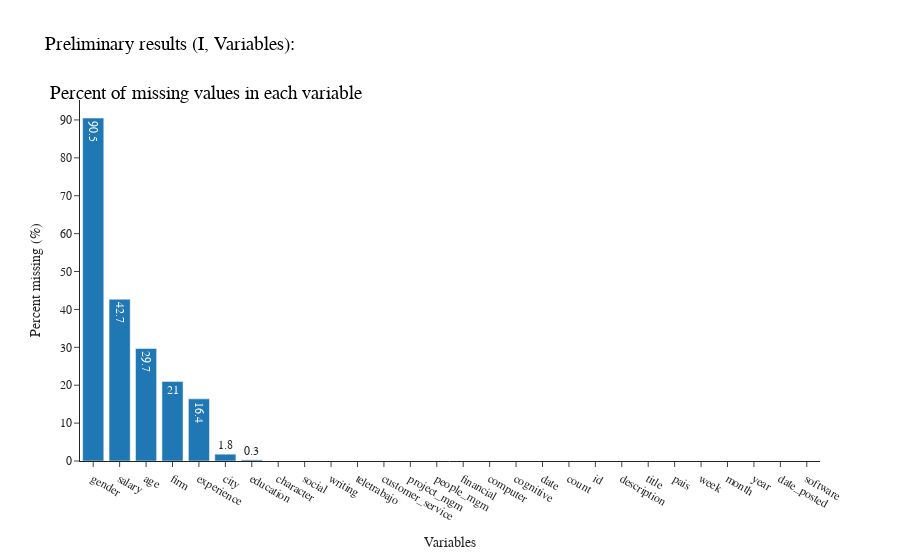

Source (notebook cell):
### Markdown cell above
<table border="1">
<h2 align = "left"> Methods (II: staging the analysis) </h2>
<tr>
    <img src="methods.png" width="400" align = "right">
 </tr>
 <tr>
 </tr>
<br>
<br>
&#9679; Data wrangling and descriptive stats(numpy, pandas, etc.).


&#9679; ML Pipeline (scikit-learn models: KNN, RF, LM, LS, SVM).


&#9679; Post-estimation visuals as a second step (ggplot, plotly, seaborn, etc.).

### Code cell
# An overview of the relational datasets: Guatemala.
import pandas as pd
import plotly.express as px
from plotly.offline import plot, init_notebook_mode, iplot
df = pd.read_csv(r'C:\Users\unily\Documents\Georgetown\PPOL 564 - Intro to Data Science\project\PPOL564_Final_Project_Fall_2021\gt.csv')[0:40000]
#Create df of missing values by variable
df_merged_pctna = (df.isnull().sum() * 100 / len(df)).round(1).sort_values(ascending = False)
# create missing values' bar graph
fig = px.bar(df_merged_pctna, x=df_merged_pctna.index.values, y=df_merged_pctna,
             template="simple_white", text = df_merged_pctna,
             title= 'Preliminary results (I, Variables): <br>  <br> Percent of missing values in each variable')
fig.update_layout(showlegend=False,
                xaxis_title="Variables",
                yaxis_title="Percent missing (%)",
                font_family="Arial",
                title_font_family="Arial Black",
                yaxis_title_font_family ="Arial Black",
                xaxis_title_font_family ="Arial Black",
                title_font_color="black",
                title_font_size=19,
                legend_title_font_color="green")

iplot(fig)

### Figure 1 — Plotly figure (JSON) as saved in the notebook; plotly's stock layout.template omitted (floating-point values rounded to 4 significant figures)
{"data": [{"alignmentgroup": "True", "hovertemplate": "x=%{x}<br>y=%{y}<br>text=%{text}<extra></extra>", "legendgroup": "", "marker": {"color": "#1F77B4", "pattern": {"shape": ""}}, "name": "", "offsetgroup": "", "orientation": "v", "showlegend": false, "text": [90.5, 42.7, 29.7, 21, 16.4, 1.8, 0.3, 0, 0, 0, 0, 0, 0, 0, 0, 0, 0, 0, 0, 0, 0, 0, 0, 0, 0, 0, 0, 0], "textposition": "auto", "type": "bar", "x": ["gender", "salary", "age", "firm", "experience", "city", "education", "character", "social", "writing", "teletrabajo", "customer_service", "project_mgm", "people_mgm", "financial", "computer", "cognitive", "date", "count", "id", "description", "title", "pais", "week", "month", "year", "date_posted", "software"], "xaxis": "x", "y": [90.5, 42.7, 29.7, 21, 16.4, 1.8, 0.3, 0, 0, 0, 0, 0, 0, 0, 0, 0, 0, 0, 0, 0, 0, 0, 0, 0, 0, 0, 0, 0], "yaxis": "y"}], "layout": {"barmode": "relative", "font": {"family": "Arial"}, "legend": {"title": {"font": {"color": "green"}}, "tracegroupgap": 0}, "showlegend": false, "title": {"font": {"color": "black", "family": "Arial Black", "size": 19}, "text": "Preliminary results (I, Variables): <br>  <br> Percent of missing values in each variable"}, "xaxis": {"anchor": "y", "domain": [0, 1], "title": {"font": {"family": "Arial Black"}, "text": "Variables"}}, "yaxis": {"anchor": "x", "domain": [0, 1], "title": {"font": {"family": "Arial Black"}, "text": "Percent missing (%)"}}}}
